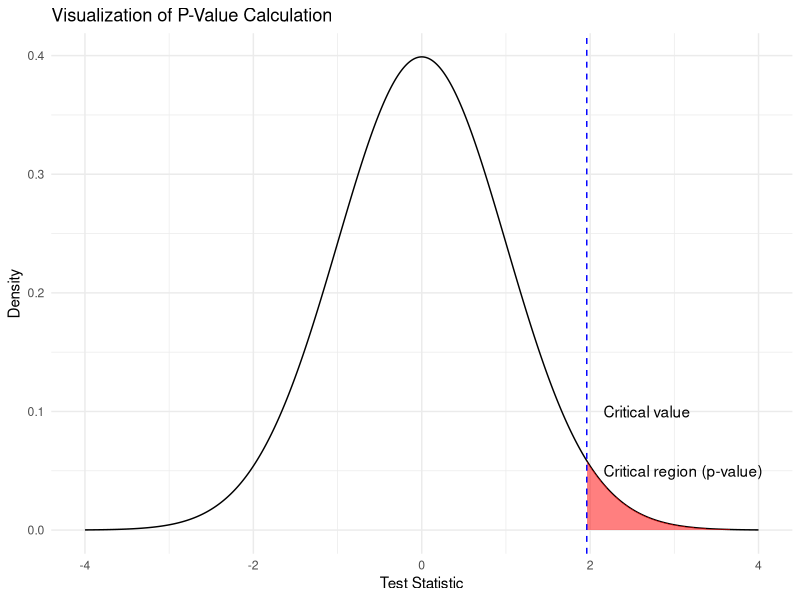
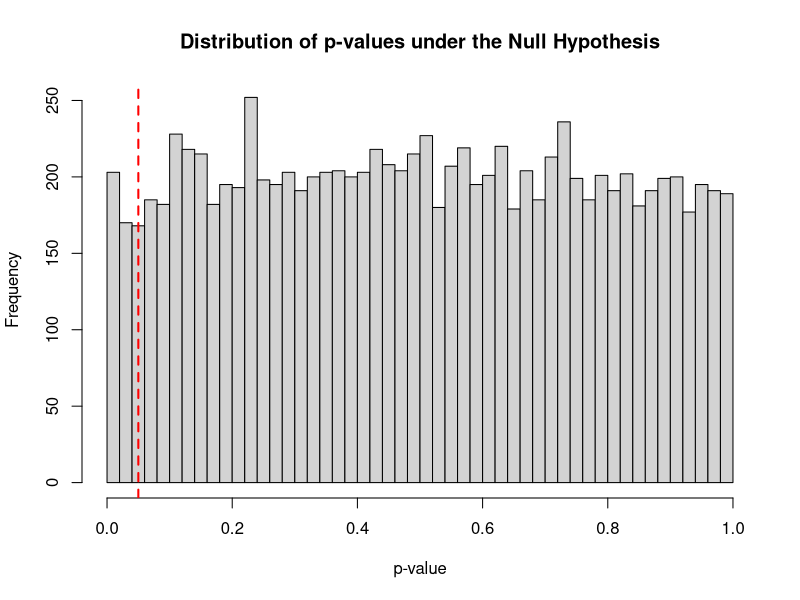
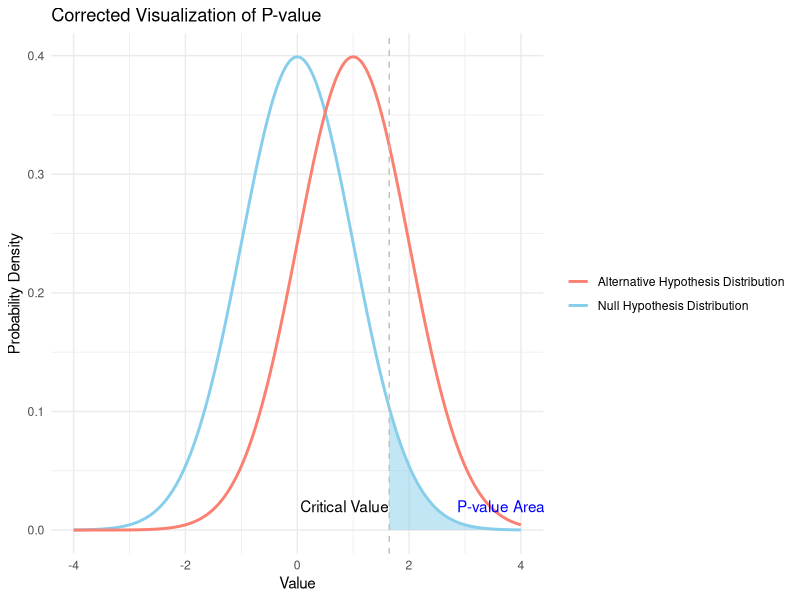
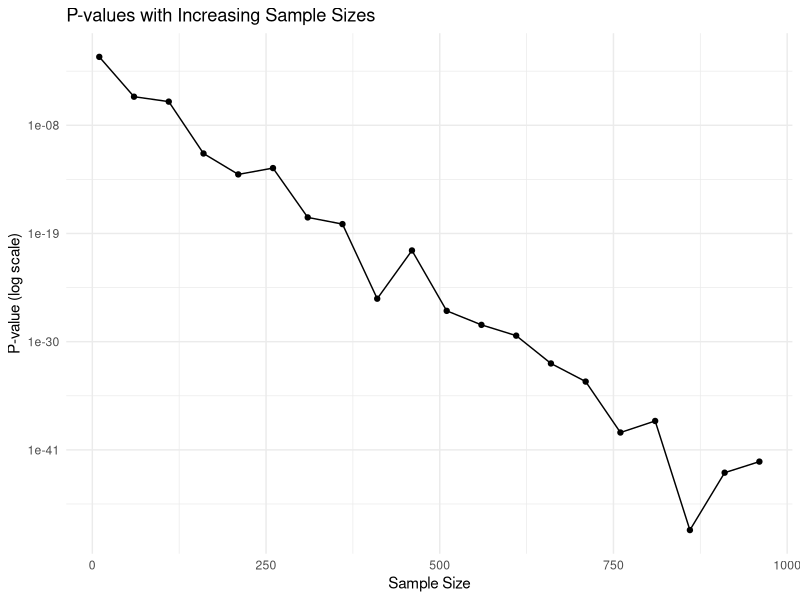
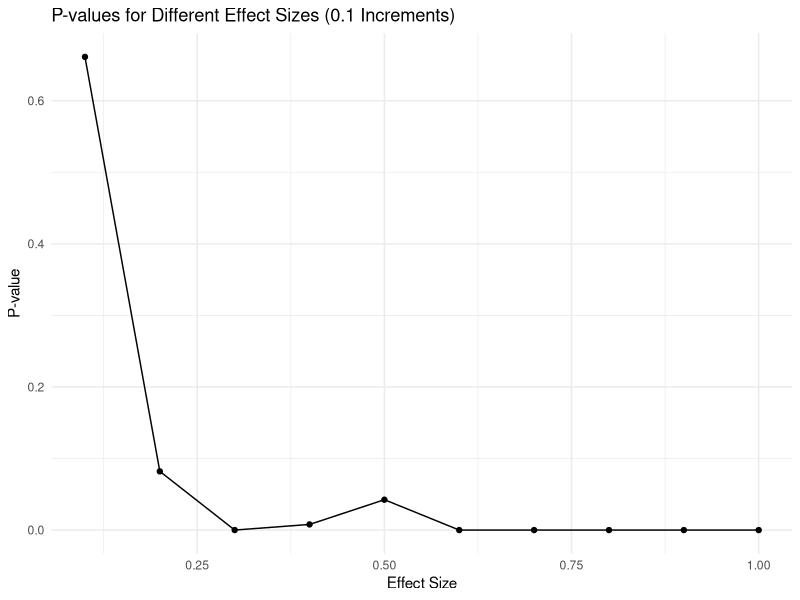
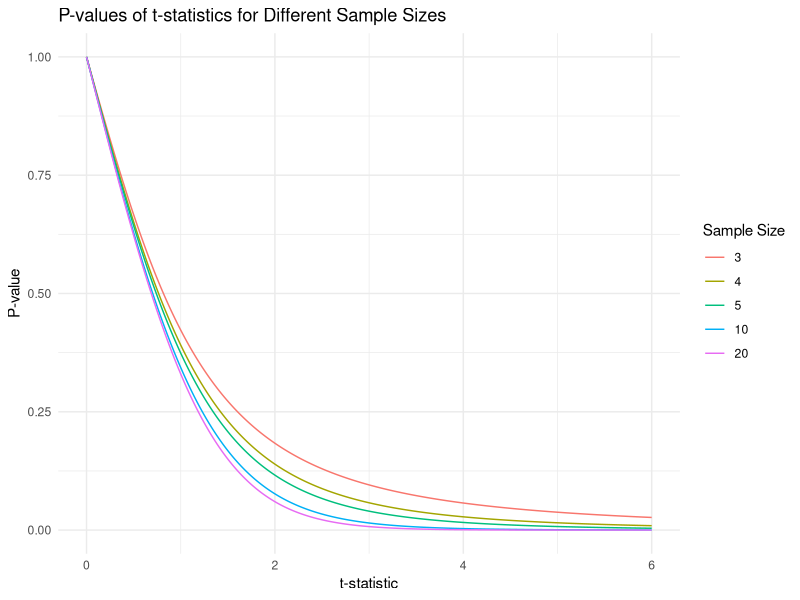

Generate these figures, in order, with R:
## ---- chunk 1
library(tidyverse)
## ---- chunk 2
# Define the mean and standard deviation
mean <- 0
std_dev <- 1

# Define the critical value (e.g., for a Z-score of 1.96 corresponding to a 95% confidence level)
critical_value <- 1.96

# Create a sequence of x values for the normal distribution
x <- seq(-4, 4, length.out = 1000)
# Calculate the density of the normal distribution for each x value
y <- dnorm(x, mean, std_dev)

# Create a dataframe for plotting
data <- data.frame(x, y)

# Plot the normal distribution
p <- ggplot(data, aes(x, y)) +
  geom_line() +
  geom_area(data = subset(data, x > critical_value), fill = "red", alpha = 0.5) +
  geom_vline(xintercept = critical_value, linetype = "dashed", color = "blue") +
  annotate("text", x = critical_value + 0.2, y = 0.1, label = "Critical value", hjust = 0) +
  annotate("text", x = critical_value + 0.2, y = 0.05, label = "Critical region (p-value)", hjust = 0) +
  ggtitle("Visualization of P-Value Calculation") +
  xlab("Test Statistic") +
  ylab("Density") +
  theme_minimal()

# Display the plot
print(p)
## ---- chunk 3
 # Simulate 10000 p-values under the null hypothesis
set.seed(123) # For reproducibility
p_values <- replicate(10000, {
  sample_data <- rnorm(30) # 30 samples from a standard normal distribution (mean=0, sd=1)
  test_result <- t.test(sample_data)
  test_result$p.value
})

# Plot the distribution of p-values
hist(p_values, breaks=40, main="Distribution of p-values under the Null Hypothesis", xlab="p-value")
abline(v=0.05, col="red", lwd=2, lty=2)

## ---- chunk 4
# Generating data for null and alternative hypothesis distributions
x_values <- seq(-4, 4, length.out = 1000)
null_distribution <- dnorm(x_values, mean = 0, sd = 1)
alt_distribution <- dnorm(x_values, mean = 1, sd = 1)
critical_value <- qnorm(0.95, mean = 0, sd = 1)  # For a right-tailed test
p_value_area_x <- seq(critical_value, 4, length.out = 1000)
p_value_area_y <- dnorm(p_value_area_x, mean = 0, sd = 1)

# Creating a data frame for ggplot
data <- data.frame(x_values, null_distribution, alt_distribution)

# Plotting
ggplot() +
  geom_line(data = data, aes(x = x_values, y = null_distribution, color = "Null Hypothesis Distribution"), size = 1) +
  geom_line(data = data, aes(x = x_values, y = alt_distribution, color = "Alternative Hypothesis Distribution"), size = 1) +
  geom_area(data = data.frame(p_value_area_x, p_value_area_y), aes(x = p_value_area_x, y = p_value_area_y), fill = "skyblue", alpha = 0.5) +
  geom_vline(xintercept = critical_value, linetype = "dashed", color = "grey") +
  annotate("text", x = critical_value, y = 0.02, label = "Critical Value", hjust = 1) +
  annotate("text", x = critical_value + 2, y = 0.02, label = "P-value Area", color = "blue") +
  scale_color_manual(values = c("Null Hypothesis Distribution" = "skyblue", "Alternative Hypothesis Distribution" = "salmon")) +
  labs(title = "Corrected Visualization of P-value",
       x = "Value",
       y = "Probability Density") +
  theme_minimal() +
  theme(legend.title = element_blank())

## ---- chunk 5
# Simulate p-values with increasing sample sizes
set.seed(123)
sample_sizes <- seq(10, 1000, by = 50)
p_values <- sapply(sample_sizes, function(n) {
  data <- rnorm(n, mean = 0.5) # Simulate data with a small effect
  t_test <- t.test(data)
  return(t_test$p.value)
})

data <- data.frame(sample_sizes, p_values)

# Plot
ggplot(data, aes(x = sample_sizes, y = p_values)) +
  geom_line() +
  geom_point() +
  scale_y_continuous(trans = 'log10') + # Log scale to better display p-values
  ggtitle("P-values with Increasing Sample Sizes") +
  xlab("Sample Size") +
  ylab("P-value (log scale)") +
  theme_minimal()
## ---- chunk 6
# Define effect sizes with 0.1 increments and sample size
effect_sizes <- seq(0.1, 1.0, by = 0.1) # Effect sizes from 0.1 to 1.0 in increments of 0.1
sample_size <- 100

# Simulate data and calculate p-values for each effect size
p_values <- sapply(effect_sizes, function(d) {
  control_group <- rnorm(sample_size) # Control group, mean = 0
  treatment_group <- rnorm(sample_size, mean = d) # Treatment group with effect size 'd'
  t_test <- t.test(control_group, treatment_group) # Compare the two groups
  return(t_test$p.value)
})

data <- data.frame(effect_sizes, p_values)

# Plotting the relationship between effect size and P-values
ggplot(data, aes(x = effect_sizes, y = p_values)) +
  geom_point() +
  geom_line() + # Adding a line to connect points for better visualization
  ggtitle("P-values for Different Effect Sizes (0.1 Increments)") +
  xlab("Effect Size") +
  ylab("P-value") +
  theme_minimal()

## ---- chunk 7
# Define a range of t-values for 0 to 6 and specific sample sizes
sample_sizes <- c(3, 4, 5, 10, 20)
t_values <- seq(0, 6, length.out = 300)

# Calculate p-values for each combination of t-value and sample size
plot_data <- data.frame(
  t_value = rep(t_values, times = length(sample_sizes)),
  p_value = unlist(lapply(sample_sizes, function(n) {
    2 * pt(t_values, df = n - 1, lower.tail = FALSE)
  })),
  sample_size = factor(rep(sample_sizes, each = length(t_values)))
)

# Plot the relationship between p-values and t-statistics
p <- ggplot(plot_data, aes(x = t_value, y = p_value, color = sample_size)) +
  geom_line() +
  labs(title = "P-values of t-statistics for Different Sample Sizes",
       x = "t-statistic",
       y = "P-value",
       color = "Sample Size") +
  theme_minimal()

print(p)
## ---- chunk 8
# Simulate data with a known small effect size under the alternative hypothesis
set.seed(123)
effect_size <- 0.3
sample_data_null <- rnorm(100) # 100 samples from a standard normal distribution
sample_data_alt <- rnorm(100, mean=effect_size) # 100 samples from a normal distribution with a small effect size

# Conduct a t-test to compare the two groups
test_result <- t.test(sample_data_null, sample_data_alt)
test_result$p.value

# Output the p-value and effect size
cat("p-value:", test_result$p.value, "\nEffect size:", effect_size)

## ---- chunk 9
# Simulate data where the null hypothesis is false
set.seed(123)
true_effect <- 0.5
sample_data_control <- rnorm(100) # Control group with no effect
sample_data_treatment <- rnorm(100, mean=true_effect) # Treatment group with a true effect

# Conduct a t-test
test_result <- t.test(sample_data_control, sample_data_treatment)

# Check if p-value is below 0.05 and output result
if(test_result$p.value < 0.05) {
  cat("Significant at p < 0.05. p-value:", test_result$p.value, "\n")
} else {
  cat("Not significant at p < 0.05. p-value:", test_result$p.value, "\n")
}

